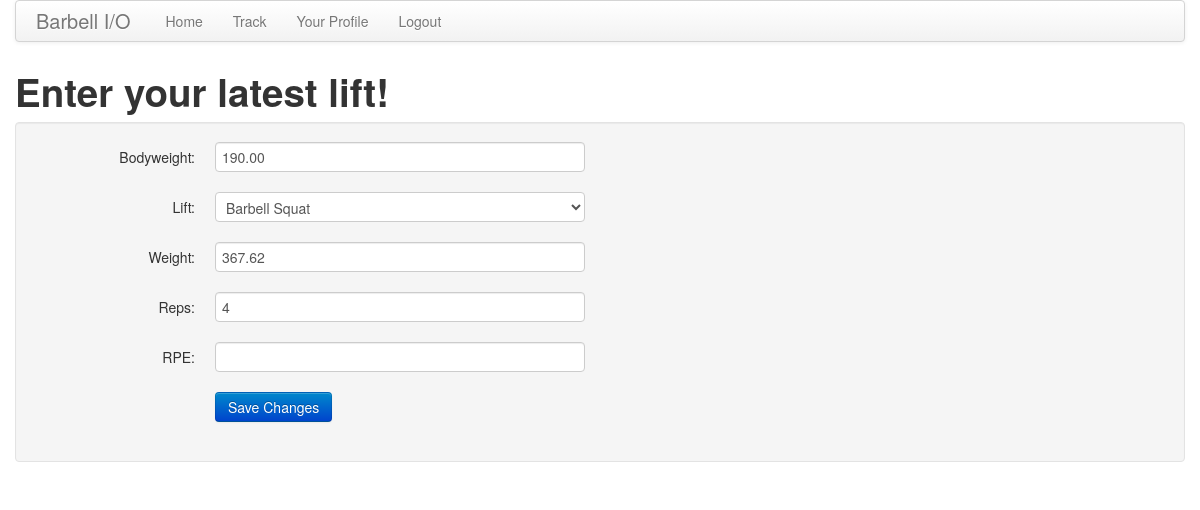
/user/dario_yahoo_dos/workouts/edit/61 (signed in), run on the app's committed database.
### app/models.py (models this page shows, shortened)
class LiftEntry(db.Model):
    id = db.Column(db.Integer, primary_key=True)
    lift = db.Column(db.String(128))
    bw = db.Column(db.Float)
    weight = db.Column(db.Float)
    reps = db.Column(db.Integer)
    rpe = db.Column(db.Float)
    timestamp = db.Column(db.DateTime)
    user_id = db.Column(db.Integer, db.ForeignKey('user.id'))

### app/views.py (the view, shortened to what this page needs)
@app.route('/user/<username>/workouts/edit/<lift_id>', methods=['GET', 'POST'])
@login_required
def user_workouts_edit(username, lift_id):
    user = User.query.filter_by(username=username).first()
    if user == None:
        flash('User %s not found.' % username)
        return redirect(url_for('user_workouts', username=username))
    if user.id != g.user.id:
        flash('No deleting data that\'s not yours!')
        return redirect(url_for('user_workouts', username=username))
    form = TrackSetForm()
    liftQueryToEdit = LiftEntry.query.filter_by(id=lift_id)
    liftToEdit = liftQueryToEdit.first()
    if liftToEdit is not None:
        if liftToEdit.user_id != g.user.id:
            flash('No deleting data that\'s not yours!')
            return redirect(url_for('user_workouts', username=username))
        else:
            form.lift.data = liftToEdit.lift
            form.bw.data = liftToEdit.bw
            form.weight.data = liftToEdit.weight
            form.reps.data = liftToEdit.reps
    return render_template('track.html', form=form, title='Edit Workout')

### app/forms.py
class TrackSetForm(Form):
    bw = DecimalField('bw')
    lift = SelectField('lift', choices=[(choice, choice) for choice in lift_choices], validators=[DataRequired()])
    weight = DecimalField('weight', validators=[DataRequired()])
    reps = IntegerField('reps', validators=[DataRequired()])
    rpe = DecimalField('rpe', validators=[Optional()])

### app/models.py (called while the page is built)
    @property
    def is_authenticated(self):
        return True

    def __repr__(self):
        return '<User %r>' % (self.username)

### app/views.py (called while the page is built)
@app.before_request
def before_request():
    g.user = current_user
    print('Current user: ' + str(g.user))
    if g.user.is_authenticated:
        g.user.last_seen = datetime.utcnow()
        db.session.add(g.user)
        db.session.commit()

@lm.user_loader
def load_user(id):
    return User.query.get(int(id))

### app/templates/track.html (shortened to what this page needs)
{% extends "base.html" %}
{% block content %}
<h1>Enter your latest lift!</h1>
<div class="well">
    <form class="form-horizontal" action="" method="post" name="edit">
        <div class="control-group{% if form.errors.post %} error{% endif %}">
            <label class="control-label" for="bw">Bodyweight:</label>
            <div class="controls">
                {{ form.bw(class="span4") }}
            </div>
        </div>
        <div class="control-group{% if form.errors.post %} error{% endif %}">
            <label class="control-label" for="lift">Lift:</label>
            <div class="controls">
                {{ form.lift(class = "span4") }}
            </div>
        </div>
        <div class="control-group{% if form.errors.post %} error{% endif %}">
            <label class="control-label" for="weight">Weight:</label>
            <div class="controls">
                {{ form.weight(class="span4") }}
            </div>
        </div>
        <div class="control-group{% if form.errors.post %} error{% endif %}">
            <label class="control-label" for="reps">Reps:</label>
            <div class="controls">
                {{ form.reps(class="span4") }}
            </div>
        </div>
        <div class="control-group{% if form.errors.post %} error{% endif %}">
            <label class="control-label" for="rpe">RPE:</label>
            <div class="controls">
                {{ form.rpe(class="span4") }}
            </div>
        </div>
        <div class="control-group">
            <div class="controls">
                <input class="btn btn-primary" type="submit" value="Save Changes">
            </div>
        </div>
    </form>
</div>
{% endblock %}

### data on the page
LiftEntry: bw "190.00", lift "Barbell Squat", weight "367.62", reps "4"
